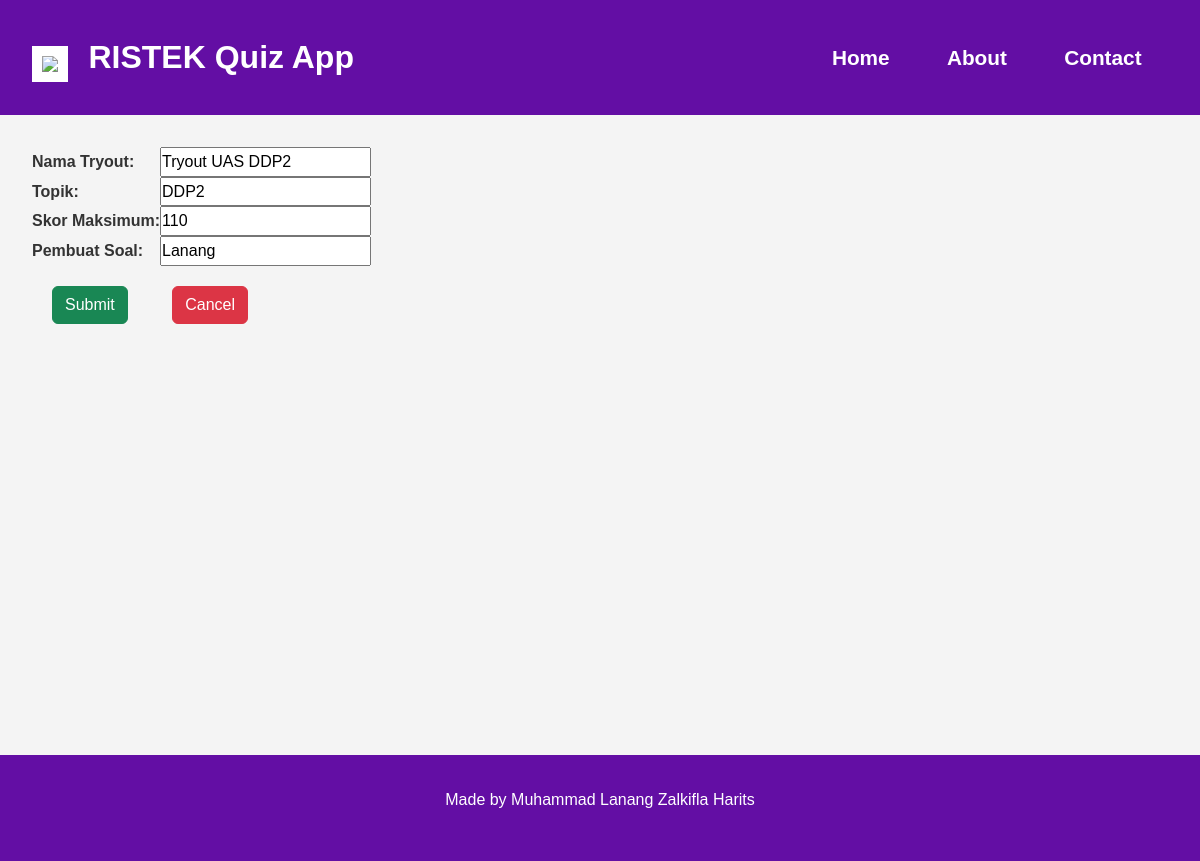
Page /update/4 on the committed database.
### quizapp/models.py (models this page shows, shortened)
class Tryout(models.Model):
    name = models.CharField(
        max_length=30,
        verbose_name="Nama Tryout",
        validators=[MinLengthValidator(2, "Nama Tryout harus memiliki minimal 2 karakter")]
    )
    subject = models.CharField(
        max_length=30,
        verbose_name="Topik",
        validators=[MinLengthValidator(2, "Subject Tryout harus memiliki minimal 2 karakter")]
    )
    maximum_score = models.IntegerField(
        verbose_name="Skor Maksimum",
        validators=[MinValueValidator(100, "Minimal nilainya 100 lah pak")]
    )
    quiz_author = models.CharField(
        max_length=30,
        verbose_name="Pembuat Soal",
        validators=[MinLengthValidator(3, "Nama pembuat soal harus memiliki minimal 2 karakter")]
    )
    date_created = models.DateTimeField(
        auto_now_add=True
    )
    question_count = models.IntegerField(
        verbose_name="Jumlah Soal",
        default=0
    )

### quizapp/views.py (the view, shortened to what this page needs)
# urls.py: path('update/<int:pk>', views.UpdateQuiz.as_view(), name="update_quiz"),
class UpdateQuiz(View):
    model = Tryout
    template_url = 'quizapp/update_quiz.html'
    def get(self, request, pk):
        tryout_object = get_object_or_404(self.model, pk=pk)
        form = MakeTryout(instance=tryout_object)
        ctx = {'form' : form, 'tryout_object' : tryout_object}
        return render(request, self.template_url, ctx)

### quizapp/forms.py
class MakeTryout(ModelForm):
    class Meta:
        model = Tryout
        fields = '__all__'
        exclude = ['question_count']

### quizapp/templates/quizapp/update_quiz.html (shortened to what this page needs)
{% extends "base.html" %}
{% block content %}
    <form action="" method="post">
        <table>
            {{ form.as_table }}
        </table>
        <input type="submit" value="Submit" class="btn btn-success" style="margin: 20px;">
        <a href="{% url 'view_quiz' tryout_object.id %}" class="btn btn-danger" role="button" style="margin: 20px;"> Cancel </a>
    </form>
{% endblock %}

### quizapp/templates/base.html (style rules this page uses)
* { margin: 0; padding: 0; box-sizing: border-box; }
body { font-family: Arial, sans-serif; line-height: 1.6; background-color: #f4f4f4; color: #333; }

### rows in the picture
Tryout: name "Tryout UAS DDP2", subject "DDP2", maximum_score "110", quiz_author "Lanang"
